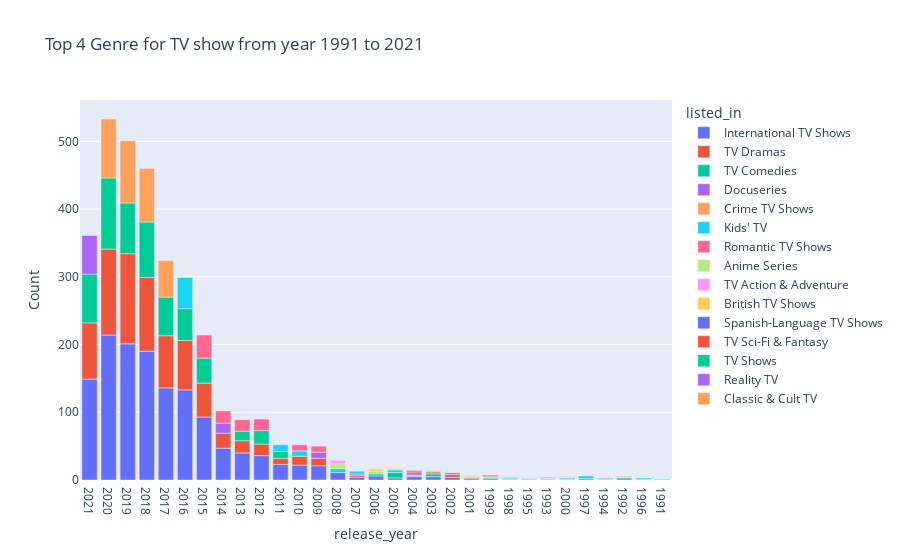

Notebook source saved alongside this figure:
### Markdown cell above
Inferences from --------------

1. Top 4 Movies Genre per year
    1. It clearly show the shift of movies genre from 1991 (Stand-up Comedy,Independent movie,classic movies) to 2021(international movies,Dramas,comedies,documentaries)

### Code cell
top_4_TV_Show_genre_df=genre_type_df[(genre_type_df['type']=='TV Show') & (genre_type_df['release_year'].astype('int')>1990)].drop('type',axis=1).groupby(by=['release_year','listed_in']).count().reset_index().sort_values(by=['release_year','show_id'],ascending=False).groupby('release_year').head(4).rename({'show_id':'Count'},axis=1)
pl.bar(top_4_TV_Show_genre_df,x='release_year',y='Count',color='listed_in',title="Top 4 Genre for TV show from year 1991 to 2021")

### Figure 1 — Plotly figure (JSON) as saved in the notebook; plotly's stock layout.template omitted (floating-point values rounded to 4 significant figures)
{"data": [{"alignmentgroup": "True", "hovertemplate": "listed_in=International TV Shows<br>release_year=%{x}<br>Count=%{y}<extra></extra>", "legendgroup": "International TV Shows", "marker": {"color": "#636efa", "pattern": {"shape": ""}}, "name": "International TV Shows", "offsetgroup": "International TV Shows", "orientation": "v", "showlegend": true, "textposition": "auto", "type": "bar", "x": ["2021", "2020", "2019", "2018", "2017", "2016", "2015", "2014", "2013", "2012", "2011", "2010", "2009", "2008", "2007", "2006", "2005", "2004", "2003", "2002", "2001", "1999", "1998", "1995"], "xaxis": "x", "y": [149, 214, 201, 190, 136, 133, 93, 47, 40, 36, 23, 22, 21, 11, 4, 6, 3, 5, 5, 4, 2, 2, 1, 1], "yaxis": "y"}, {"alignmentgroup": "True", "hovertemplate": "listed_in=TV Dramas<br>release_year=%{x}<br>Count=%{y}<extra></extra>", "legendgroup": "TV Dramas", "marker": {"color": "#EF553B", "pattern": {"shape": ""}}, "name": "TV Dramas", "offsetgroup": "TV Dramas", "orientation": "v", "showlegend": true, "textposition": "auto", "type": "bar", "x": ["2021", "2020", "2019", "2018", "2017", "2016", "2015", "2014", "2013", "2012", "2011", "2010", "2009", "2007", "2002", "1993"], "xaxis": "x", "y": [83, 127, 133, 109, 77, 73, 50, 22, 18, 17, 9, 13, 11, 3, 4, 1], "yaxis": "y"}, {"alignmentgroup": "True", "hovertemplate": "listed_in=TV Comedies<br>release_year=%{x}<br>Count=%{y}<extra></extra>", "legendgroup": "TV Comedies", "marker": {"color": "#00cc96", "pattern": {"shape": ""}}, "name": "TV Comedies", "offsetgroup": "TV Comedies", "orientation": "v", "showlegend": true, "textposition": "auto", "type": "bar", "x": ["2021", "2020", "2019", "2018", "2017", "2016", "2015", "2013", "2012", "2011", "2006", "2005", "2003", "2000", "1999", "1998", "1997", "1994", "1992"], "xaxis": "x", "y": [72, 105, 75, 82, 57, 47, 37, 14, 20, 10, 3, 8, 4, 1, 2, 1, 2, 1, 3], "yaxis": "y"}, {"alignmentgroup": "True", "hovertemplate": "listed_in=Docuseries<br>release_year=%{x}<br>Count=%{y}<extra></extra>", "legendgroup": "Docuseries", "marker": {"color": "#ab63fa", "pattern": {"shape": ""}}, "name": "Docuseries", "offsetgroup": "Docuseries", "orientation": "v", "showlegend": true, "textposition": "auto", "type": "bar", "x": ["2021", "2014", "2009", "2007", "2001", "1996"], "xaxis": "x", "y": [57, 15, 9, 2, 2, 1], "yaxis": "y"}, {"alignmentgroup": "True", "hovertemplate": "listed_in=Crime TV Shows<br>release_year=%{x}<br>Count=%{y}<extra></extra>", "legendgroup": "Crime TV Shows", "marker": {"color": "#FFA15A", "pattern": {"shape": ""}}, "name": "Crime TV Shows", "offsetgroup": "Crime TV Shows", "orientation": "v", "showlegend": true, "textposition": "auto", "type": "bar", "x": ["2020", "2019", "2018", "2017"], "xaxis": "x", "y": [87, 92, 79, 54], "yaxis": "y"}, {"alignmentgroup": "True", "hovertemplate": "listed_in=Kids' TV<br>release_year=%{x}<br>Count=%{y}<extra></extra>", "legendgroup": "Kids' TV", "marker": {"color": "#19d3f3", "pattern": {"shape": ""}}, "name": "Kids' TV", "offsetgroup": "Kids' TV", "orientation": "v", "showlegend": true, "textposition": "auto", "type": "bar", "x": ["2016", "2011", "2010", "2008", "2007", "2005", "2004", "2000", "1998", "1997", "1996", "1995", "1994", "1993", "1992"], "xaxis": "x", "y": [46, 10, 8, 6, 4, 4, 2, 2, 2, 4, 2, 1, 1, 1, 1], "yaxis": "y"}, {"alignmentgroup": "True", "hovertemplate": "listed_in=Romantic TV Shows<br>release_year=%{x}<br>Count=%{y}<extra></extra>", "legendgroup": "Romantic TV Shows", "marker": {"color": "#FF6692", "pattern": {"shape": ""}}, "name": "Romantic TV Shows", "offsetgroup": "Romantic TV Shows", "orientation": "v", "showlegend": true, "textposition": "auto", "type": "bar", "x": ["2015", "2014", "2013", "2012", "2010", "2009", "2004", "2003", "2002"], "xaxis": "x", "y": [34, 18, 17, 17, 9, 9, 5, 3, 3], "yaxis": "y"}, {"alignmentgroup": "True", "hovertemplate": "listed_in=Anime Series<br>release_year=%{x}<br>Count=%{y}<extra></extra>", "legendgroup": "Anime Series", "marker": {"color": "#B6E880", "pattern": {"shape": ""}}, "name": "Anime Series", "offsetgroup": "Anime Series", "orientation": "v", "showlegend": true, "textposition": "auto", "type": "bar", "x": ["2008", "2006", "2003", "2002", "2001", "2000", "1999", "1998", "1995"], "xaxis": "x", "y": [7, 4, 2, 1, 1, 1, 1, 1, 1], "yaxis": "y"}, {"alignmentgroup": "True", "hovertemplate": "listed_in=TV Action & Adventure<br>release_year=%{x}<br>Count=%{y}<extra></extra>", "legendgroup": "TV Action & Adventure", "marker": {"color": "#FF97FF", "pattern": {"shape": ""}}, "name": "TV Action & Adventure", "offsetgroup": "TV Action & Adventure", "orientation": "v", "showlegend": true, "textposition": "auto", "type": "bar", "x": ["2008", "2000", "1993"], "xaxis": "x", "y": [5, 1, 1], "yaxis": "y"}, {"alignmentgroup": "True", "hovertemplate": "listed_in=British TV Shows<br>release_year=%{x}<br>Count=%{y}<extra></extra>", "legendgroup": "British TV Shows", "marker": {"color": "#FECB52", "pattern": {"shape": ""}}, "name": "British TV Shows", "offsetgroup": "British TV Shows", "orientation": "v", "showlegend": true, "textposition": "auto", "type": "bar", "x": ["2006", "2005", "2001", "1992"], "xaxis": "x", "y": [3, 2, 2, 1], "yaxis": "y"}, {"alignmentgroup": "True", "hovertemplate": "listed_in=Spanish-Language TV Shows<br>release_year=%{x}<br>Count=%{y}<extra></extra>", "legendgroup": "Spanish-Language TV Shows", "marker": {"color": "#636efa", "pattern": {"shape": ""}}, "name": "Spanish-Language TV Shows", "offsetgroup": "Spanish-Language TV Shows", "orientation": "v", "showlegend": true, "textposition": "auto", "type": "bar", "x": ["2004"], "xaxis": "x", "y": [2], "yaxis": "y"}, {"alignmentgroup": "True", "hovertemplate": "listed_in=TV Sci-Fi & Fantasy<br>release_year=%{x}<br>Count=%{y}<extra></extra>", "legendgroup": "TV Sci-Fi & Fantasy", "marker": {"color": "#EF553B", "pattern": {"shape": ""}}, "name": "TV Sci-Fi & Fantasy", "offsetgroup": "TV Sci-Fi & Fantasy", "orientation": "v", "showlegend": true, "textposition": "auto", "type": "bar", "x": ["1999"], "xaxis": "x", "y": [2], "yaxis": "y"}, {"alignmentgroup": "True", "hovertemplate": "listed_in=TV Shows<br>release_year=%{x}<br>Count=%{y}<extra></extra>", "legendgroup": "TV Shows", "marker": {"color": "#00cc96", "pattern": {"shape": ""}}, "name": "TV Shows", "offsetgroup": "TV Shows", "orientation": "v", "showlegend": true, "textposition": "auto", "type": "bar", "x": ["1994", "1991"], "xaxis": "x", "y": [1, 1], "yaxis": "y"}, {"alignmentgroup": "True", "hovertemplate": "listed_in=Reality TV<br>release_year=%{x}<br>Count=%{y}<extra></extra>", "legendgroup": "Reality TV", "marker": {"color": "#ab63fa", "pattern": {"shape": ""}}, "name": "Reality TV", "offsetgroup": "Reality TV", "orientation": "v", "showlegend": true, "textposition": "auto", "type": "bar", "x": ["1993"], "xaxis": "x", "y": [1], "yaxis": "y"}, {"alignmentgroup": "True", "hovertemplate": "listed_in=Classic & Cult TV<br>release_year=%{x}<br>Count=%{y}<extra></extra>", "legendgroup": "Classic & Cult TV", "marker": {"color": "#FFA15A", "pattern": {"shape": ""}}, "name": "Classic & Cult TV", "offsetgroup": "Classic & Cult TV", "orientation": "v", "showlegend": true, "textposition": "auto", "type": "bar", "x": ["1992"], "xaxis": "x", "y": [1], "yaxis": "y"}], "layout": {"barmode": "relative", "legend": {"title": {"text": "listed_in"}, "tracegroupgap": 0}, "title": {"text": "Top 4 Genre for TV show from year 1991 to 2021"}, "xaxis": {"anchor": "y", "domain": [0, 1], "title": {"text": "release_year"}}, "yaxis": {"anchor": "x", "domain": [0, 1], "title": {"text": "Count"}}}}
